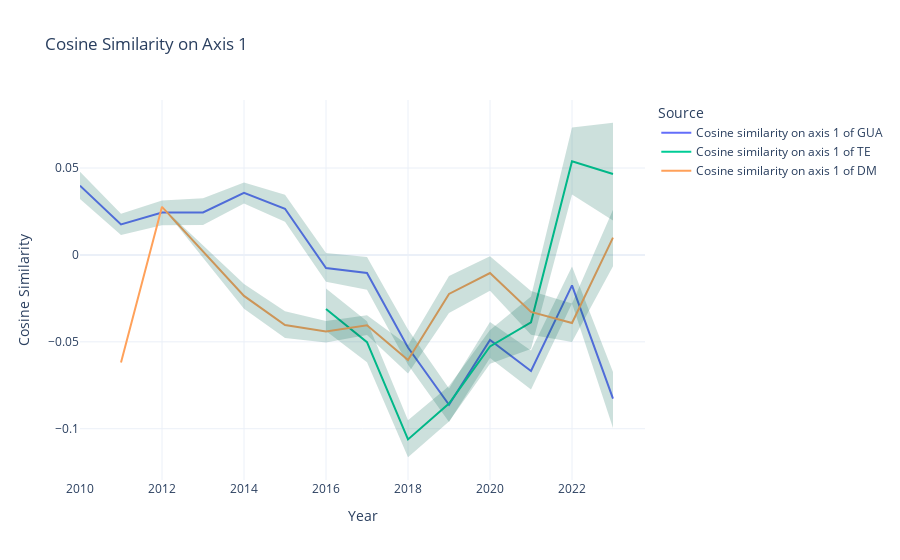

The code cell stored with this chart in its notebook:
### Markdown cell above
### Plot

### Code cell
choose_projection_cos(axis, sources, focus_on_companies, curves_by_company, with_parliament)

### Figure 1 — Plotly figure (JSON) as saved in the notebook; plotly's stock layout.template omitted (floating-point values rounded to 4 significant figures)
{"data": [{"line": {"width": 2}, "mode": "lines", "name": "Cosine similarity on axis 1 of GUA", "type": "scatter", "x": [2010, 2011, 2012, 2013, 2014, 2015, 2016, 2017, 2018, 2019, 2020, 2021, 2022, 2023], "y": [0.03988, 0.01753, 0.02439, 0.0244, 0.03569, 0.02658, -0.007548, -0.01042, -0.05325, -0.08619, -0.04896, -0.06679, -0.01751, -0.08267]}, {"fill": "toself", "fillcolor": "rgba(0,100,80,0.2)", "line": {"color": "rgba(255,255,255,0)"}, "name": "Confidence Interval GUA", "showlegend": false, "type": "scatter", "x": [2010, 2011, 2012, 2013, 2014, 2015, 2016, 2017, 2018, 2019, 2020, 2021, 2022, 2023, 2023, 2022, 2021, 2020, 2019, 2018, 2017, 2016, 2015, 2014, 2013, 2012, 2011, 2010], "y": [0.04783, 0.02369, 0.03126, 0.03262, 0.04174, 0.03459, 0.00111, -0.00118, -0.04289, -0.07682, -0.03853, -0.05501, -0.0067, -0.06731, -0.09958, -0.02794, -0.0775, -0.05932, -0.0961, -0.06322, -0.02, -0.0155, 0.01905, 0.02956, 0.01722, 0.01707, 0.01151, 0.03211]}, {"line": {"width": 2}, "mode": "lines", "name": "Cosine similarity on axis 1 of TE", "type": "scatter", "x": [2016, 2017, 2018, 2019, 2020, 2021, 2022, 2023], "y": [-0.03117, -0.0502, -0.1062, -0.08555, -0.0527, -0.03877, 0.05392, 0.04653]}, {"fill": "toself", "fillcolor": "rgba(0,100,80,0.2)", "line": {"color": "rgba(255,255,255,0)"}, "name": "Confidence Interval TE", "showlegend": false, "type": "scatter", "x": [2016, 2017, 2018, 2019, 2020, 2021, 2022, 2023, 2023, 2022, 2021, 2020, 2019, 2018, 2017, 2016], "y": [-0.01937, -0.0382, -0.09519, -0.07541, -0.04317, -0.02391, 0.07327, 0.07605, 0.0198, 0.03477, -0.0541, -0.06257, -0.09579, -0.1164, -0.06182, -0.04377]}, {"line": {"width": 2}, "mode": "lines", "name": "Cosine similarity on axis 1 of DM", "type": "scatter", "x": [2011, 2012, 2014, 2015, 2016, 2017, 2018, 2019, 2020, 2021, 2022, 2023], "y": [-0.06183, 0.02767, -0.0236, -0.04031, -0.04402, -0.04044, -0.06044, -0.02244, -0.01042, -0.03281, -0.03918, 0.00992]}, {"fill": "toself", "fillcolor": "rgba(0,100,80,0.2)", "line": {"color": "rgba(255,255,255,0)"}, "name": "Confidence Interval DM", "showlegend": false, "type": "scatter", "x": [2011, 2012, 2014, 2015, 2016, 2017, 2018, 2019, 2020, 2021, 2022, 2023, 2023, 2022, 2021, 2020, 2019, 2018, 2017, 2016, 2015, 2014, 2012, 2011], "y": [-0.06183, 0.02767, -0.01679, -0.03238, -0.03806, -0.0347, -0.05202, -0.01213, -0.00076, -0.02069, -0.02791, 0.02604, -0.00657, -0.05016, -0.04597, -0.02054, -0.03348, -0.06824, -0.046, -0.05041, -0.04786, -0.03094, 0.02767, -0.06183]}], "layout": {"legend": {"title": {"text": "Source"}}, "title": {"text": "Cosine Similarity on Axis 1"}, "xaxis": {"title": {"text": "Year"}}, "yaxis": {"title": {"text": "Cosine Similarity"}}}}
